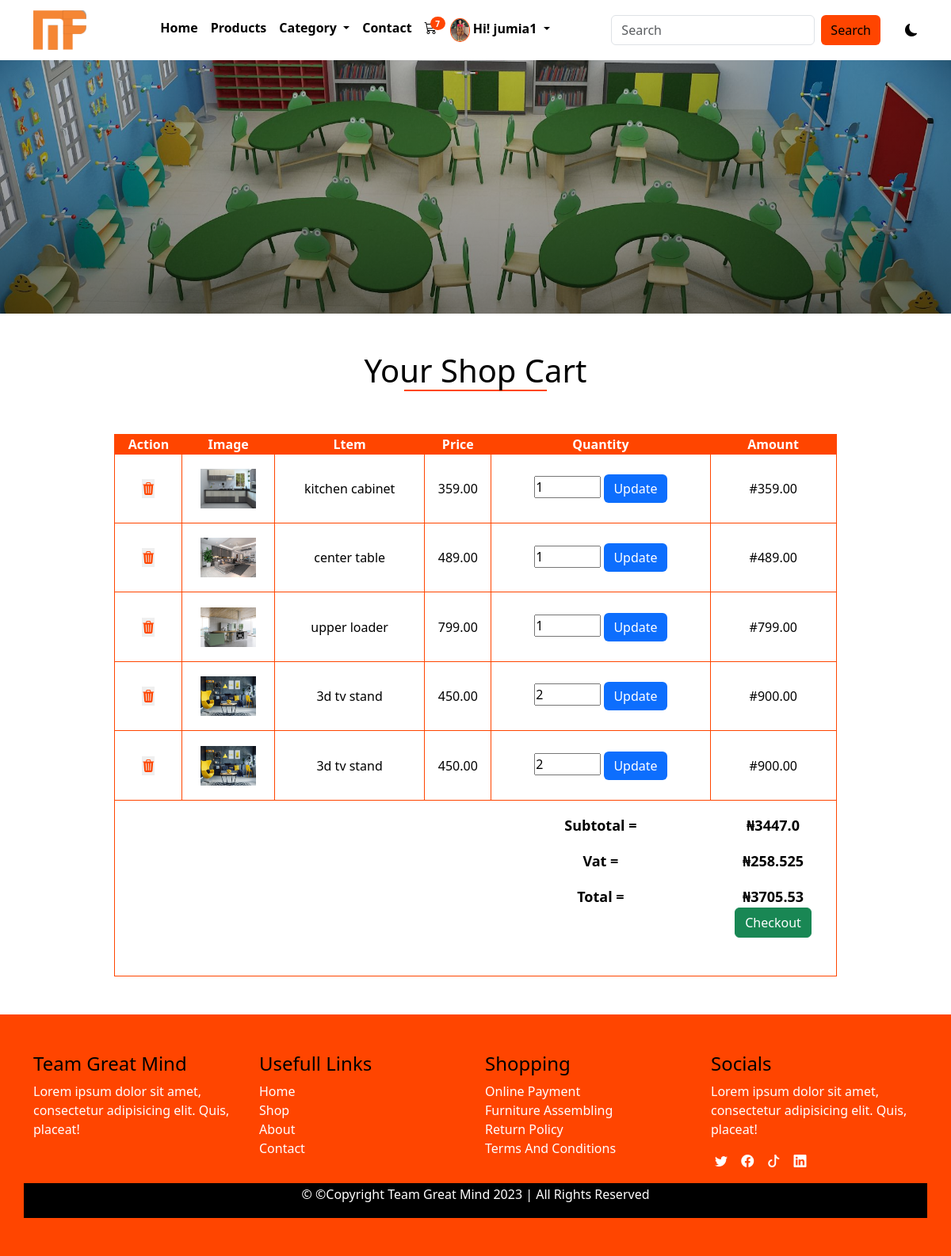
Page /cart (signed in) on the committed database.
### main/models.py (models this page shows, shortened)
class AppInfo (models.Model):
    appname = models.CharField(max_length=50)
    logo = models.ImageField(upload_to='logo')
    carousel1 = models.ImageField(upload_to='carousel1')
    carousel2 = models.ImageField(upload_to='carousel2')
    carousel3 = models.ImageField(upload_to='carousel3')
    banner = models.ImageField(upload_to='banner')
    copyright = models.IntegerField()

class Customer(models.Model):
    user = models.OneToOneField(User, on_delete=models.CASCADE)
    first_name = models.CharField(max_length=50)
    last_name = models.CharField(max_length=50)
    phone = models.CharField(max_length=15)
    email = models.EmailField(max_length=100)
    address = models.CharField(max_length=150)
    pix = models.ImageField(upload_to='pix')
    joined = models.DateTimeField(auto_now=True)
    class Meta:
        db_table = 'customer'
        managed = True
        verbose_name = 'Customer'
        verbose_name_plural = 'Customer'

class Cart(models.Model):
    user = models.ForeignKey(User, on_delete=models.CASCADE)
    furniture = models.ForeignKey(Product,on_delete=models.CASCADE)
    price = models.DecimalField(max_digits=5, decimal_places=2)
    amount = models.CharField(max_length=10)
    quantity = models.IntegerField()
    paid =models.BooleanField()

class Product (models.Model):
    category = (models.ForeignKey(Category, on_delete=models.CASCADE))
    name = models.CharField(max_length=50)
    slug = models.SlugField(unique=True)
    pix = models.ImageField(upload_to='pix')
    price = models.DecimalField(max_digits=5, decimal_places=2)
    discount_price = models.DecimalField(max_digits=5, decimal_places=2, blank=True, null=True)
    description = models.TextField()
    featured = models.BooleanField(default=False)
    uploaded = models.DateField(auto_now=True)
    edited = models.DateField(auto_now_add=True)

### main/views.py (the view)
# urls.py: path('cart', views.cart, name='cart'),
def cart(request):
    cart = Cart.objects.filter(user__username = request.user.username, paid=False)
    for item in cart:
        item.amount =float(item.price * item.quantity)
        item.save()
    subtotal = 0
    vat = 0
    total = 0
    for item in cart:
        subtotal += item.amount
        vat = 0.075 * subtotal
        total = vat + subtotal
    context ={
        'cart':cart,
        'subtotal':subtotal,
        'vat':vat,
        'total':total,
    }
    return render(request, 'cart.html', context)

### main/context_processor.py (called while the page is built)
def dropdown(request):
    info = AppInfo.objects.get(pk=1)
    fdog = Category.objects.all()
    context = {
         'info':info,
         'fdog':fdog,
    }
    return context

def cartcount(request):
     count = Cart.objects.filter(user__username =request.user.username, paid=False)
     itemcount = 0
     for item in count:
          itemcount += item.quantity
     context ={
          'itemcount':itemcount
     }
     return context

### main/templates/cart.html (shortened to what this page needs)
{% extends 'base.html' %}
{% block header %} {% include 'header.html' %} {% endblock header %}
{% block banner %} {% include 'banner.html' %} {% endblock banner %}
{% block content %}
<div class="container mt-5 mb-5">
    <h1 class="title">Your shop cart</h1>
    <div class="row cart">
      <table>
        <thead>
          <th>Action</th>
          <th>Image</th>
          <th>ltem</th>
          <th>Price</th>
          <th>Quantity</th>
          <th>Amount</th>
        <thead>
          <tbody>
            {% for product in cart %}
            <tr class="item">
             <form action="{% url 'delete' %}" method="POST">
                <td>
                    <button type="submit"><i class="bi bi-trash3-fill"></i></td>
                </form>
              <td><img src="{{product.furniture.pix.url}}" style="height: 50px; width: 70px;" alt=""></td>
              <td><span>{{product.furniture.name}}</span></td>
              <td>{{product.price}}</td>
              <form action="{% url 'update' %}" method="POST">
                <td>
                    <input type="number" name="quant" value="{{product.quantity}}" min="1" max="30">
                    <button class="btn btn-primary">Update</button></td>
            </form>
              <td>#{{product.amount|floatformat:2}}</td>
           </tr>
            {% endfor %}
            <tr class="subtot">
              <td></td>
              <td></td>
              <td></td>
              <td></td>
              <td>Subtotal =</td>
              <td>₦{{subtotal}}</td>
            </tr>
            <tr class="subtot">
              <td></td>
              <td></td>
              <td></td>
              <td></td>
              <td>Vat =</td>
              <td>₦{{vat}}</td>
            </tr>
          <tr class="subtot">
            <td></td>
            <td></td>
            <td></td>
            <td></td>
            <td>Total =</td>
            <td>₦{{total|floatformat:2}}</td>
          </tr>
          <tr class="checkbtn mb-5">
              <td></td>
              <td></td>
              <td></td>
              <td></td>
              <td></td>
              <td> <button class="btn btn-success mb-5"><a href="{% url 'checkout' %}">Checkout</a></button></td>
            </tr>
         </tbody>
         </table>
    </div>
  </div>
{% endblock content %}
{% block footer %} {% include 'footer.html' %} {% endblock footer %}

### main/templates/header.html (shortened to what this page needs)
<nav class="navbar navbar-expand-lg bg-body-tertiary">
    <div class="container">
        <a class="navbar-brand" href="/index.html"><img src="{{info.logo.url}}" alt="" style="height: 50px;"></a>
        <div class="collapse navbar-collapse" id="navbarSupportedContent">
            <ul class="navbar-nav mx-auto mb-2 mb-lg-0">
                {% if user.is_authenticated %}
                <li class="nav-item">
                    <a class="nav-link" aria-current="page" href="{% url 'home' %}">Home</a>
                </li>
                <li class="nav-item">
                    <a class="nav-link" href=" {% url 'products' %} ">Products</a>
                </li>
                <li class="nav-item dropdown">
                    <a class="nav-link dropdown-toggle" href="#" role="button" data-bs-toggle="dropdown" aria-expanded="false">
                    Category
                    </a>
                </li>
                <li class="nav-item">
                    <a class="nav-link" href="{% url 'contact' %}">Contact</a>
                </li>
                <li class="nav-item">
                    <a class="nav-link" href=" {% url 'cart' %}">
                        <div class="wrapper">
                            <i class="bi bi-cart3"></i>
                            <span class="badge">{{itemcount}}</span>
                        </div>
                    </a>
                </li>
                <li class="nav-item dropdown">
                    <a class="nav-link dropdown-toggle" href="#" role="button" data-bs-toggle="dropdown" aria-expanded="false">
                        {% if user.customer %}
                           <img src="{{user.customer.pix.url}}" alt="" style="height: 30px;">
                        {% endif %}
                        <span>Hi! {{user.username}}</span>
                    </a>
                </li>
                {% endif %}
            </ul>
            <form class="d-flex search" role="search" action="{% url 'search' %}" method="POST">
                <input class="form-control me-2" name= "serach" type="search" placeholder="Search" aria-label="Search">
                <button class="btn btn-outline-success" type="submit">Search</button>
            </form>
            <div class="samson">
                <i class="bi bi-moon-fill"></i>
            </div>
        </div>
    </div>
</nav>

### main/static/css/style.css (style rules this page uses)
* { padding: 0%; margin: 0%; box-sizing: border-box; }
.navbar { background: var(--bg) !important; }
.navbar-nav a { color: var(--text); font-weight: 600; }
.wrapper { position: relative; }
.wrapper span { position: absolute; right: -10px; top: -2px; background-color: orangered; font-size: 10px; border-radius: 50%; }
.nav-link img { border: 1px solid orangered; border-radius: 50%; }
.search button { background-color: orangered; border: none; color: black; font-weight: 500; }
.title { text-transform: capitalize; text-align: center; }
.title::after { content: ''; width: 180px; display: block; height: 2px; background-color: orangered; margin-left: auto; margin-right: auto; }
.cart table { width: 80%; margin-left: 10%; margin-right: 10%; margin-top: 4%; border: 1px solid orangered; text-align: center; }
.cart thead { background-color: orangered; text-transform: capitalize; color: white; }
.item td { padding-top: 2%; padding-bottom: 2%; font-weight: 500; border: 1px solid orangered; }
.cart .checkbtn a { text-decoration: none; color: white; }
.item i { color: orangered; }
.item button { border: none; }
.subtot td { font-size: 18px; padding-top: 2%; font-weight: 600; }
.item img { transition: 0.5s; cursor: pointer; }
.samson { margin-left: 3%; cursor: pointer; }
:root { --bg: white; --icon: black; --text: black; }
body { background: var(--bg); color: var(--text); overflow: none; }

### rows in the picture
AppInfo: logo (picture)
Cart: furniture.pix (picture), furniture.name "kitchen cabinet", price "359.00", quant "1", amount "359.00"
Cart: furniture.pix (picture), furniture.name "center table", price "489.00", quant "1", amount "489.00"
Cart: furniture.pix (picture), furniture.name "upper loader", price "799.00", quant "1", amount "799.00"
Cart: furniture.pix (picture), furniture.name "3d tv stand", price "450.00", quant "2", amount "900.00"
Cart: furniture.pix (picture), furniture.name "3d tv stand", price "450.00", quant "2", amount "900.00"

### other values in the picture
{{ itemcount }} "7"
{{ user.username }} "jumia1"
{{ subtotal }} "3447.0"
{{ vat }} "258.525"
{{ total|floatformat:2 }} "3705.53"
